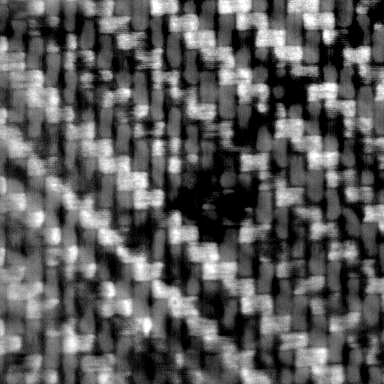
#> input picture Prove_2025/immagini/img1.png, 384 x 384 px, found by its file name
$ python Es3.py
#> lines starting #> are read from the running program, lines starting #| are printed output that depends on the picture; after the words box and inside, x2 and y2 are one past the last pixel; in counts of white or black regions, pixels touching at a corner belong together
# -*- coding: utf-8 -*-
"""
Created on Sat Apr 19 16:13:24 2025

@author: david
"""

import skimage.io as io
import numpy as np
import matplotlib.pyplot as plt
import scipy.ndimage as ndi
import skimage.morphology as morph
import skimage.color as color

plt.close('all')
# [43 lines of commented-out code are left out]
"""
Created on Sat Apr 19 17:56:22 2025

prova 4, ex 3
"""

import numpy as np
import matplotlib.pyplot as plt
import skimage.io as io
import scipy.ndimage as ndi
plt.close('all')

x1 = np.float64(io.imread('../Immagini/img1.png'))
#> x1: shape (384, 384) float64; min 0, max 255, mean 90.7
x2 = np.float64(io.imread('../Immagini/img2.png'))
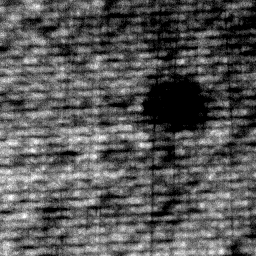
#> input picture Prove_2025/immagini/img2.png, 256 x 256 px, found by its file name
#> x2: shape (256, 256) float64; min 0, max 255, mean 87


m1 = ndi.gaussian_filter(x1, (10,10))<15
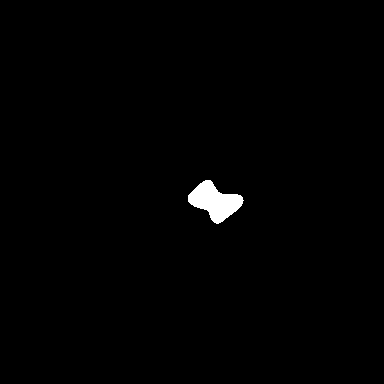
#> m1: shape (384, 384) bool; 0.89% white; 1 white region, box (x1, y1, x2, y2) and area: (188, 180, 244, 224) 1314
m2 = ndi.gaussian_filter(x2, (10,10))<15
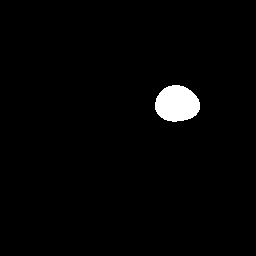
#> m2: shape (256, 256) bool; 2% white; 1 white region, box (x1, y1, x2, y2) and area: (155, 85, 200, 122) 1290

plt.figure()
plt.subplot(1,2,1)
plt.imshow(x1, clim=[0,255], cmap='gray')
plt.title('immagine')
plt.subplot(1,2,2)

plt.imshow(m1, clim=[0,1], cmap='gray')
plt.title('risultato')

import skimage.morphology as morf
m1 = morf.dilation(m1, morf.disk(50))
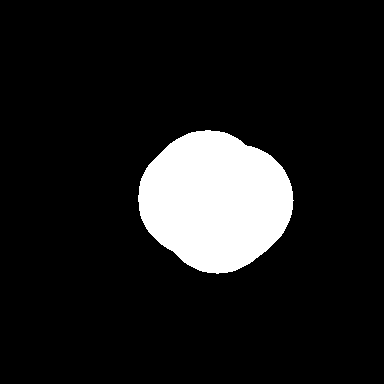
#> m1: shape (384, 384) bool; 11.2% white; 1 white region, box (x1, y1, x2, y2) and area: (138, 130, 294, 274) 16547

plt.figure()
plt.subplot(1,2,1)
plt.imshow(x2, clim=[0,255], cmap='gray')
plt.title('immagine')
plt.subplot(1,2,2)
plt.imshow(m1, clim=[0,1], cmap='gray')
plt.title('risultato')
